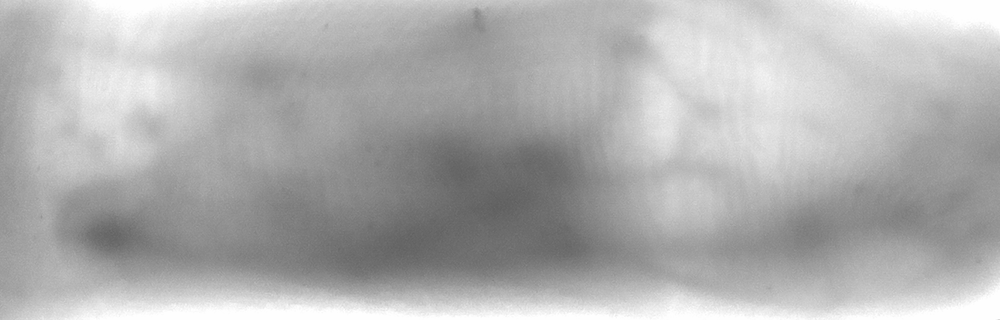
%> input picture matlab tests/cropped_4.png, 1000 x 320 px, shrunk from 1746 x 558 before the run
$ octave segmentation.m   (GNU Octave 9; MATLAB toolbox functions it lacks are replaced by stand-ins)
%> lines starting %> are read from the running program, lines starting %| are printed output that depends on the picture
clear all;

img = imread('cropped_4.png');
%> img is the input picture: size 320x1000 uint8; min 95, max 255, mean 175.5
[nrows, ncols, dim] = size(img);
%> nrows = 320; ncols = 1000; dim = 1
imgrange = [0 255];

divisions_vertical = 4;
segments = [];
reconstructed_img = [];
figure
for n = 1:divisions_vertical
    segments(:,:,:,n) = img(:,((n-1)*floor(ncols/divisions_vertical))   +1:n*floor(ncols/divisions_vertical),:);
    subplot(1,divisions_vertical,n), imshow(segments(:,:,:,n),imgrange);
    reconstructed_img = horzcat(reconstructed_img, segments(:,:,:,n));
end
%> this loop made 4 passes
%> pass 1, `imshow(segments(:,:,:,n),imgrange)`:
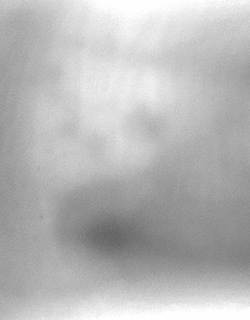
%> displayed picture: size 320x250, on the screen's scale of 0 to 255; min 99, max 255, mean 183.9
%> pass 2, `imshow(segments(:,:,:,n),imgrange)`:
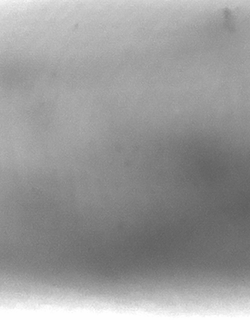
%> displayed picture: size 320x250, on the screen's scale of 0 to 255; min 96, max 255, mean 152.7
%> pass 2, `reconstructed_img = horzcat(reconstructed_img, segments(:,:,:,n));`:
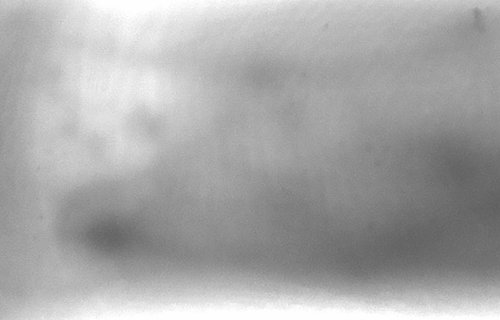
%> reconstructed_img: size 320x500 double; min 96, max 255, mean 168.3
%> after the loop:
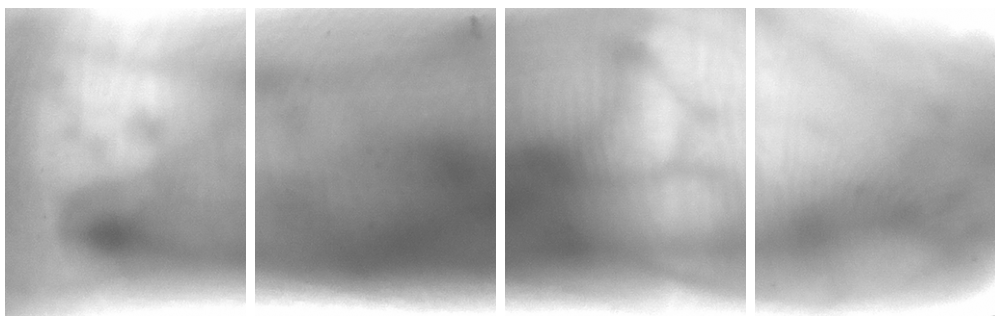
%> figure redrawn from the program's plot data, 4 panels


figure
imshow(reconstructed_img,imgrange);

$ run again, with matlab tests/cropped_3.png copied over matlab tests/cropped_4.png
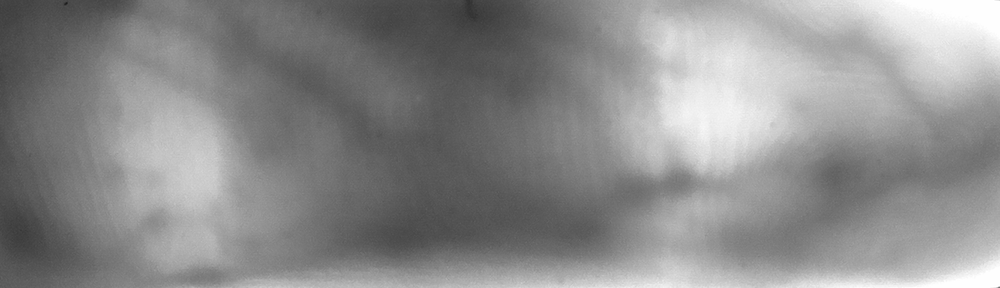
%> input picture matlab tests/cropped_3.png, 1000 x 288 px, shrunk from 1745 x 502 before the run
%> img is the input picture: size 288x1000 uint8; min 27, max 255, mean 139.4
%> the loop `for n = 1:divisions_vertical` made 4 passes
%> pass 1, `imshow(segments(:,:,:,n),imgrange)`:
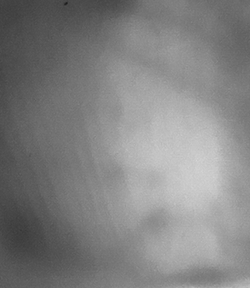
%> displayed picture: size 288x250, on the screen's scale of 0 to 255; min 27, max 214, mean 129.7
%> after the loop `for n = 1:divisions_vertical`:
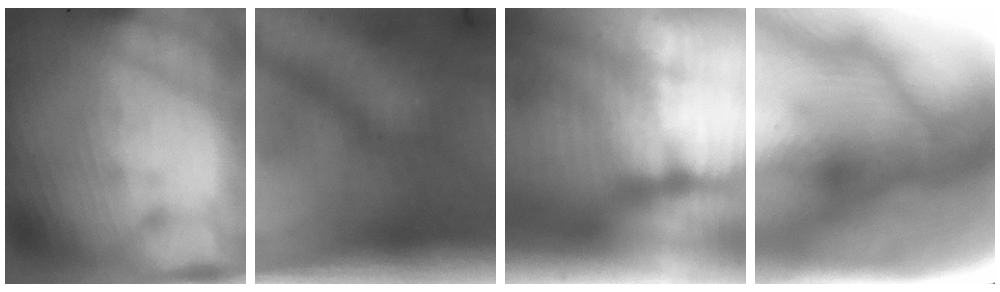
%> figure redrawn from the program's plot data, 4 panels
